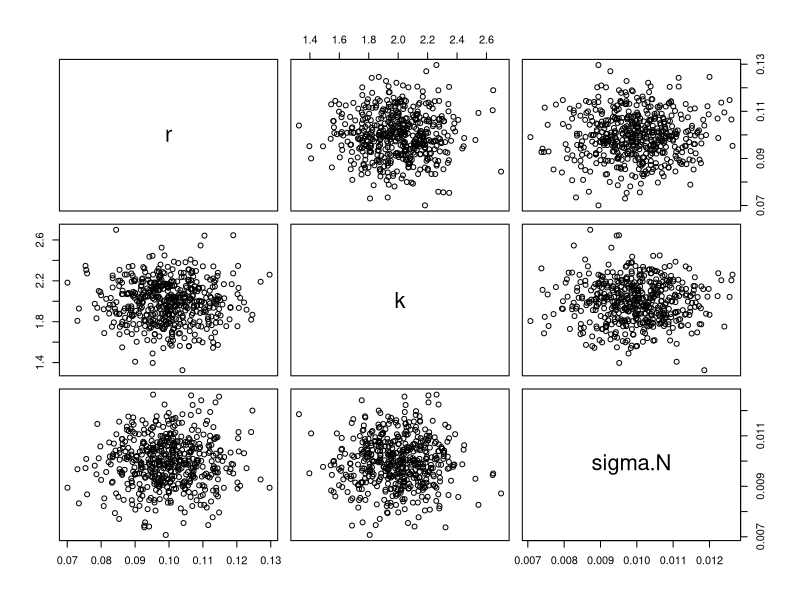
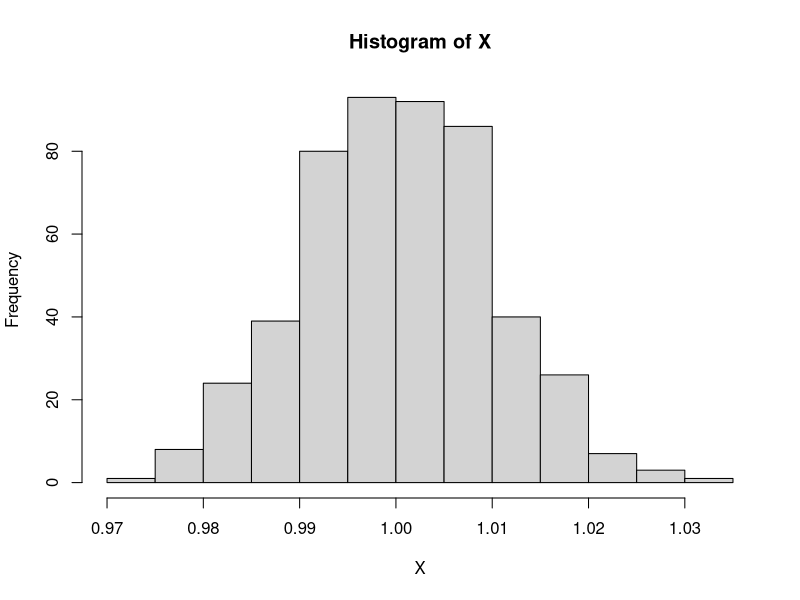
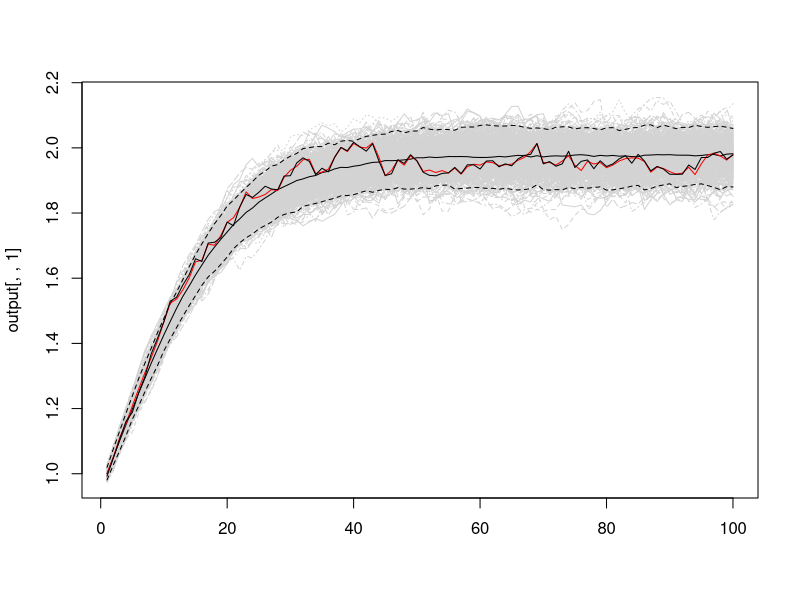

The R script that drew these images, in order: (Note: this script raises an error after producing the figures.)
#=================================#
# The forecast cycle based on M.D #
#=================================#
library(zoo)
set.seed(42)
# Setup


sample_pars <- function(ns, r, k, sigma.N, error_size){
  pars <- list()
  # univariate priors: Expert opinion
  pars$r <- rnorm(ns, r, error_size*r)
  pars$k <- rnorm(ns, k, error_size*k)
  pars$sigma.N <- rnorm(ns, sigma.N, error_size*sigma.N )
  pars <- as.data.frame(pars)
  return(pars)
}

# Specify model
ricker.sim <- function(X, params){
  N_new <- X*exp(params$r*(1-X/params$k)) # + rnorm(length(params$sigma.N),0,params$sigma.N)
  return(N_new)
}

# Parameters: Priors and direct constraints
run_simulation <- function(r, k, N_init, sigma.N, error_size){
  
  params <- list()
  params$r <- rnorm(ne, r, error_size*r)
  params$k <- rnorm(ne, k, error_size*k)
  params$sigma.N <- rnorm(ne, sigma.N, error_size*sigma.N )
  params <- as.data.frame(params)
  plot(params)
  # process error: Expert opinion
  #hist(sqrt(rgamma(ne, 21, 1 * 0.05 ^ 2)))
  #params$sigma.N <- 1 / sqrt(rgamma(ne, 20, 1 * 0.05 ^ 2))
  
  X <-  rnorm(length(params$sigma.N), N_init, params$sigma.N)
  hist(X)
  
  # Forecast step: Monte Carlo Error Propagation
  # Ensemble forecast
  ensemble_forecast <- function(X,params, nt){
    output = array(0.0, c(nt, ne, 1)) 
    output[1, , ] <- X #ricker.sim(X, params)
    for(t in 2:nt){
      params <- sample_pars(ne, r, k, sigma.N, error_size)
      X <- output[t-1, , 1] 
      output[t, , ] <- ricker.sim(X, params)  ## run model, save output
    }
    output[is.nan(output)] = 0
    output[is.infinite(output)] = 0
    # output[output < 0 ] = 0
    return(output)
  }
  
  output <- ensemble_forecast(X, params, nt = horiz)
  matplot(output[,,1], type="l", col = "lightgray")
  
  return(output)
}

ne = 500 # Ensemble size. production run should be 200 - 5000, depending on what your computer can handle
horiz = 100 #days, forecast horizon during forecast

# Initial conditions
N_init <- 1
r <- 0.1
k <- 2
sigma.N <- 0.01

error_size <- 0.1
threshold <- 0.05

output <- run_simulation(r = r, k=k, N_init = N_init, sigma.N = sigma.N, error_size = error_size)

output_med <- apply(output[,,1], 1, quantile, 0.5)
output_qupper <- apply(output[,,1], 1, quantile, 0.975)
output_qlower <- apply(output[,,1], 1, quantile, 0.025)

lines(output_qupper,type="l", lty=2)
lines(output_med)
lines(output_qlower, lty=2)

ae <- function(x, y){abs(x-y)}

ens_mean <- apply(output[,,1], 1, mean)
ens_spread <- apply(output[,,1], 1, sd)

cor(ens_mean, ens_spread)

# Assessment
## model
#ci = apply(output[, ,1], 1, quantile, c(0.025, 0.5, 0.975)) ## forecast confidence interval
observations <- function(r, k, N_init, sigma.N, error_size, tsteps){
  
  params_true <- list()
  params_true$r <- r
  params_true$k <- k
  params_true$sigma.N <- sigma.N
  dyn <- matrix(nrow = tsteps, ncol=2)
  dyn[1,1] <- N_init
  dyn[1,2] <- rnorm(1, dyn[1,1], params_true$sigma.N)
  for (i in 2:tsteps){
    dyn[i,1] <- ricker.sim(dyn[i-1, 1], params_true) 
    dyn[i,2] <- rnorm(1, dyn[i,1], params_true$sigma.N)
    params_true <- sample_pars(1, r, k, sigma.N, error_size)
  }
  
  dat <- as.data.frame(dyn)
  colnames(dat) <- c("dyn.true", "dyn.proc")
  dat$sigma.N <- sqrt((dat$dyn.true - dat$dyn.proc)^2)
  
  return(dat)
}

dat_train <- observations(r = r, k=k, N_init = N_init, sigma.N = sigma.N, error_size = error_size, tsteps = horiz)

lines(dat_train$dyn.true, type = "l", col="red")
lines(dat_train$dyn.proc)

ensemble_mean_error <- mapply(ae, ens_mean, dat_train$dyn.true)
plot(error, type = "l")
cor(error, ens_spread)

plot(ens_spread, type="l")
lines(error, type="l", col="red")

# ========== # 
# Fancy Plot #
# ========== # 

light_gray <- rgb(0.8, 0.8, 0.8, alpha=0.3)
par(mar = c(5, 5, 4, 5), cex.lab = 1.5, cex.axis = 1.2) 

matplot(output[,,1], type="l", col = light_gray, 
        lty=1, 
        xlab = "Lead time [Generation]", ylab="Relative population size", 
        cex.axis=1.5, 
        font.lab=2)
lines(output_med, type="l", 
      ylim = c(0,2), 
      lwd=2,
      col="blue")
lines(output_qupper, lty=1, 
      lwd=2, col="blue")
lines(output_qlower, lty=1,
      lwd=2, col="blue")

lines(dat_train$dyn.true, type = "l",lwd=2, col = "magenta")
#lines(dat_train$dyn.proc, col= "red")
abline(h = 0.01, col="black")

legend("topleft", legend = c("Ensemble Quantiles", "Observations"),
       col = c("blue", "magenta"),
       lty = c(1, 1, 1, 1), 
       lwd = c(1, 1.5, 1.5, 1.5), 
       bty = "n",
       cex=1.3)

# =============#
# Error and CIs. 
# =============#

ensemble_error <- apply(output[,,1], 2, function(row, true_value) {
  ae(row, true_value)
}, true_value = dat_train$dyn.true)

med_ensemble_error <- apply(ensemble_error, 1, median)
qu_ensemble_error <- apply(ensemble_error, 1, quantile, 0.975)
ql_ensemble_error <- apply(ensemble_error, 1, quantile, 0.025)

#q_error_u <- mapply(ae, ens_mean, output_qupper)
#q_error_l <- mapply(ae, ens_mean, output_qlower)
# Initial plot with the primary y-axis
light_gray <- rgb(0.8, 0.8, 0.8, alpha=0.3)
par(mar = c(5, 5, 4, 5), cex.lab = 1.5, cex.axis = 1.2) 
matplot(ensemble_error, type = "l", lty =1, col = light_gray, 
        ylab = "Error", xlab="Lead time [Generation]", 
        font.lab=2)

# Add lines to the plot
lines(med_ensemble_error, col = "black", lty = 1, lwd = 1.5)
lines(ensemble_mean_error, col = "black", lty = 2, lwd = 1.5)
lines(qu_ensemble_error, col = "blue", lty = 1, lwd = 1.5)
lines(ql_ensemble_error, col = "blue", lty = 1, lwd = 1.5)
lines(2 * ens_spread, col = "red", lty = 1, lwd = 1.5)

# Add legend
legend("topleft", 
       legend = expression(Q["0.975, 0.025"]^{epsilon}, 
                           Q["0.5"]^{epsilon}, 
                           bar(epsilon), 
                           epsilon, 
                           2*s),
       col = c("blue", "black","black", "gray", "red"),
       lty = c(1, 1, 2, 1, 1), 
       lwd = c(1.5, 1.5, 1, 1.5), 
       bty = "n",
       cex = 1.5)

# Add secondary axis
axis(4, at = pretty(range(ensemble_error)), labels = pretty(range(ensemble_error)))  # Add the axis on the right
mtext("Spread", side = 4, line = 3, cex = 1.5,
      font=2)  # Add the label for the secondary axis


# =============#
# Spread-error 
# =============#



data_matrix <- cbind(error, ens_spread)

# Rolling correlation with a window size of 5
rolling_cor <- rollapplyr(
  data = data_matrix,
  width = 10,
  FUN = function(window) cor(window[, 1], window[, 2]),
  by.column = FALSE,
  align = "right"
)


par(mar = c(5, 5, 4, 5), cex.lab = 1.5, cex.axis = 1.3) 
plot(rolling_cor, type="l",lwd=2,
     xlab = "Lead time [Generation]",
     ylab= "Spread-error correlation",
     font.lab=2, ylim=c(-1,1))
abline(h=0, lty=2)






#============================#
# Quantify effect of sigma.N #
#============================#

sensitvity_horizons <- function(N_init = 1,
                              r = 0.007,
                              k = 2,
                              sigma.N = 0.01,
                              error_size_r = 0.12,
                              error_size_k = 0.12,
                              error_size_s = 0.12,
                              threshold = 0.05){

  # Parameters: Priors and direct constraints
  
  params <- list()
  params$r <- rnorm(ne, r, error_size_r*r)
  params$k <- rnorm(ne, k, error_size_k*k)
  params$sigma.N <- rnorm(ne, sigma.N, error_size_s*sigma.N )
  params <- as.data.frame(params)

  X <- N_init + rnorm(length(params$sigma.N), 0, params$sigma.N)
  
  sample_pars <- function(ns, r, k, sigma.N, 
                          error_size_r, error_size_k, error_size_s){
    pars <- list()
    # univariate priors: Expert opinion
    pars$r <- rnorm(ns, r, error_size_r*r)
    pars$k <- rnorm(ns, k, error_size_k*k)
    pars$sigma.N <- rnorm(ns, sigma.N, error_size_s*sigma.N )
    pars <- as.data.frame(pars)
    return(pars)
  }
  
  # Forecast step: Monte Carlo Error Propagation
  # Ensemble forecast
  ensemble_forecast <- function(X,params, nt){
    output = array(0.0, c(nt, ne, 1)) 
    output[1, , ] <- ricker.sim(X, params)
    for(t in 2:nt){
      params <- sample_pars(ne, params$r, params$k, params$sigma.N, 
                            error_size_r, error_size_k, error_size_s)
      X <- output[t-1, , 1] 
      output[t, , ] <- ricker.sim(X, params)  ## run model, save output
    }
    output[is.nan(output)] = 0
    output[is.infinite(output)] = 0
    # output[output < 0 ] = 0
    return(output)
  }
  
  output <- ensemble_forecast(X, params, nt = horiz)
  output_med <- apply(output[,,1], 1, quantile, 0.5)
  output_qupper <- apply(output[,,1], 1, quantile, 0.95)
  output_qlower <- apply(output[,,1], 1, quantile, 0.05)
  
  h_lower_bound <- if (any(output_qlower < threshold)) {
    which.min(output_qlower > threshold)
  } else {
    horiz
  }
  h_upper_bound <- if (any(output_qupper < dat_train$dyn.true)) {
    which.min(output_qupper > dat_train$dyn.true)
  } else {
    horiz
  }
  
  horizons <- list(h_lower_bound, h_upper_bound)
  return(horizons)
}

h_sensitivity <- data.frame(
  error_sizes = seq(0.02, 0.5, length=100),
  h_lower_bound = NA,
  h_upper_bound = NA,
  h_lower_bound_r = NA,
  h_upper_bound_r = NA,
  h_lower_bound_k = NA,
  h_upper_bound_k = NA,
  h_lower_bound_s = NA,
  h_upper_bound_s = NA)

for (i in 1:100){
  horizons <- sensitvity_horizons(error_size_r = h_sensitivity$error_sizes[i],
                                  error_size_k = h_sensitivity$error_sizes[i],
                                  error_size_s = h_sensitivity$error_sizes[i])
  h_sensitivity$h_lower_bound[i] <- horizons[[1]]
  h_sensitivity$h_upper_bound[i] <- horizons[[2]]
  print(i)
}

for (i in 1:100){
  horizons <- sensitvity_horizons(error_size_r = h_sensitivity$error_sizes[i],
                                  error_size_k = 0.12,
                                  error_size_s = 0.12)
  h_sensitivity$h_lower_bound_r[i] <- horizons[[1]]
  h_sensitivity$h_upper_bound_r[i] <- horizons[[2]]
  print(i)
}

for (i in 1:100){
  horizons <- sensitvity_horizons(error_size_r = 0.12,
                                  error_size_k = h_sensitivity$error_sizes[i],
                                  error_size_s = 0.12)
  h_sensitivity$h_lower_bound_k[i] <- horizons[[1]]
  h_sensitivity$h_upper_bound_k[i] <- horizons[[2]]
  print(i)
}

for (i in 1:100){
  horizons <- sensitvity_horizons(error_size_r = 0.12,
                                  error_size_k = 0.12,
                                  error_size_s = h_sensitivity$error_sizes[i])
  h_sensitivity$h_lower_bound_s[i] <- horizons[[1]]
  h_sensitivity$h_upper_bound_s[i] <- horizons[[2]]
  print(i)
}

par(cex.lab = 1.5, mar = c(5, 5, 4, 2)) 
plot(h_sensitivity$error_sizes, h_sensitivity$h_lower_bound, 
     type="l", col="magenta", ylim = c(0,500),
     lwd=2,
     xlab = "Prior variance factor", ylab="Horizon",
     cex.axis=1.5, 
     font.lab=2
     )
lines(h_sensitivity$error_sizes, h_sensitivity$h_upper_bound, type="l", col="purple",
      lwd=2,)
lines(h_sensitivity$error_sizes, h_sensitivity$h_lower_bound_r, type="l", col="cyan",
      lwd=2,lty=2)
lines(h_sensitivity$error_sizes, h_sensitivity$h_upper_bound_r, type="l", col="blue",
      lwd=2,lty=2)
lines(h_sensitivity$error_sizes, h_sensitivity$h_lower_bound_k, type="l", col="green",
      lwd=2,lty=3)
lines(h_sensitivity$error_sizes, h_sensitivity$h_upper_bound_k, type="l", col="darkgreen",
      lwd=2,lty=3)
legend("topright", legend =c(expression(Total[Lower]), expression(Total[Upper]),
                             expression(r[Lower]), expression(r[Upper]),
                             expression(k[Lower]), expression(k[Upper])),
       col = c("magenta", "purple", "cyan", "blue", "green", "darkgreen"),
       lty = c(1, 1, 2, 2, 3, 3), 
       lwd = c(2.5,  2.5, 2.5,  2.5, 2.5,  2.5), 
       bty = "n",
       cex=1.3)

